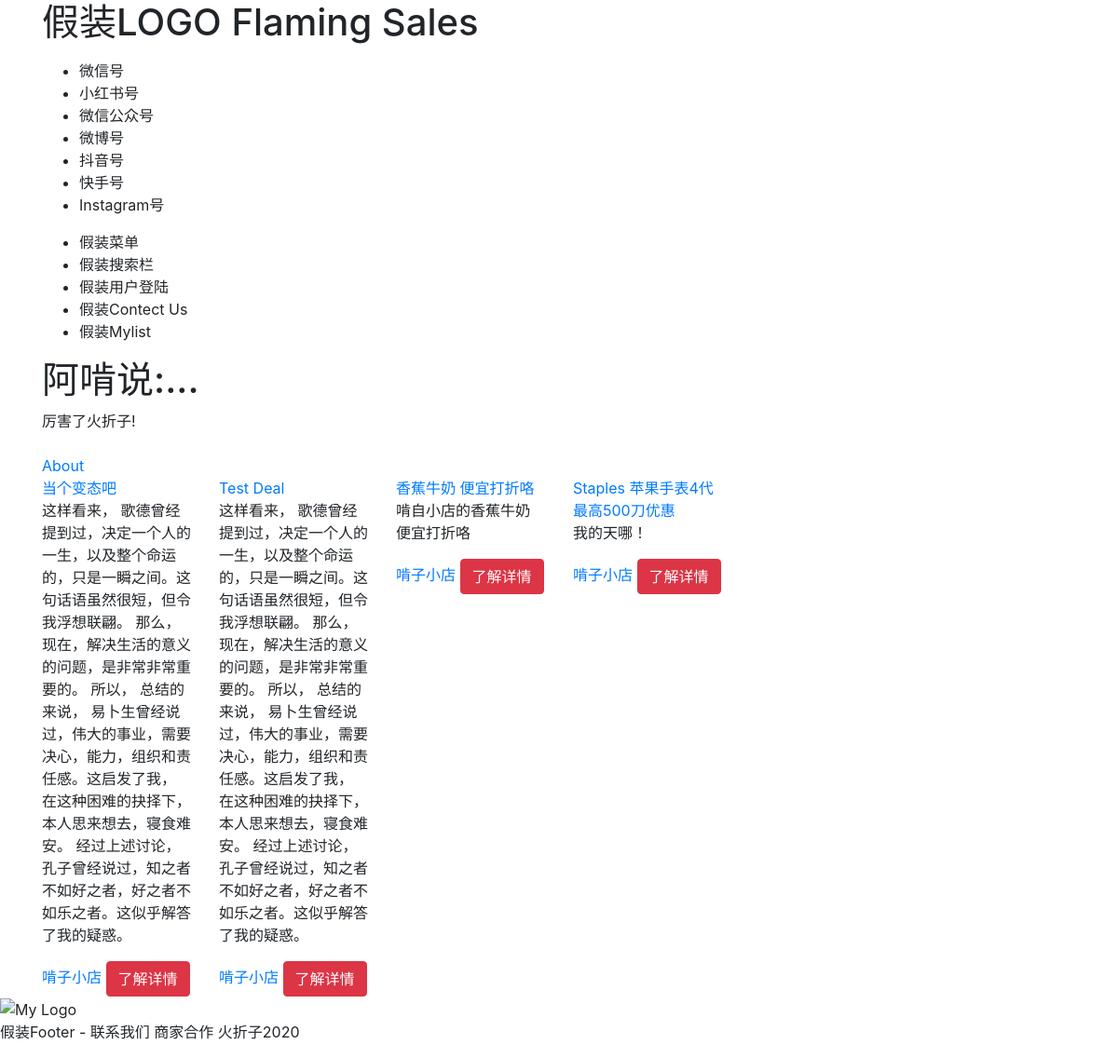
The page / on the database its author committed.
### flame/models.py (models this page shows, shortened)
class Deal(models.Model):
    STATUS = (
        ('draft', "Draft"),
        ('publish', "Publish")
    )
    FEATURE = (
        ('HotDeals', 'Hot Deals'),
        ('HuoOnly', 'Huozhezi Only'),
        ('GoodDeals', 'Good Deals'),
    )
    title = models.CharField(max_length=200)
    slug = models.SlugField(max_length=200)
    tag = models.ManyToManyField(Tag)
    content = models.TextField(max_length=200)
    author = models.ForeignKey(
        User, on_delete=models.CASCADE, related_name='blog_posts')
    created_time = models.DateTimeField(auto_now_add=True)
    updated_time = models.DateTimeField(auto_now=True)
    publish_time = models.DateTimeField(default=timezone.now)
    not_delated = models.BooleanField(default=True)
    is_draft = models.CharField(
        max_length=10, choices=STATUS, default='publish')
    feature = models.CharField(
        max_length=10, choices=FEATURE, default='GoodDeals')
    effective_date = models.DateField()
    expire_date = models.DateField()
    is_active = models.BooleanField(default=True)
    old_price = models.DecimalField(
        max_digits=10, decimal_places=2, blank=True, default=0)
    new_price = models.DecimalField(
        max_digits=10, decimal_places=2, blank=True, default=0)
    store = models.ForeignKey(
        Store, on_delete=models.CASCADE, related_name="store", null=True)
    url = models.URLField(blank=True)
    views = models.IntegerField(default=0)
    class Meta:
        ordering = ('-publish_time',)

class Store(models.Model):
    name = models.CharField(max_length=50)
    views = models.IntegerField(default=0)
    address = models.CharField(max_length=100, blank=True)
    websites = models.URLField(blank=True)
    phone = models.CharField(max_length=10, blank=True)
    wechat = models.CharField(max_length=30, blank=True)
    def __str__(self):
        return self.name

### flame/views.py (the view)
# urls.py: path('',views.index, name = 'index'),
def index(request):
    latest_deal_list = Deal.objects.order_by('-publish_time')[:5]
    template = loader.get_template('index.html')
    context = {'latest_deal_list': latest_deal_list}
    return HttpResponse(template.render(context, request))

### flame/templates/index.html (shortened to what this page needs)
<!DOCTYPE html>
<html>
<head>
  <link rel="stylesheet" href="https://stackpath.bootstrapcdn.com/bootstrap/4.5.0/css/bootstrap.min.css"
>
</head>
<body>
  {% include "header.html" %}
  <section id="header">
    <div class="container">
      <div id="md-12">
        <h1>阿啃说:...</h1>
        <div>
          厉害了火折子! <br />
          <strong>{{ boldmessage }}</strong><br />
        </div>
        <div>
          <a href="/flame/about/">About</a><br />
        </div>
      </div>
    </div>
  </section>
  <section id="trending">
  {% if latest_deal_list %}
  <div class="container">
    <div class="row">
      {% for deal in latest_deal_list %}
      <div class="col-3 col-sm-2">
        <a href="/{{ deal.id }}/"> {{ deal.title }}</a>
        <p>{{ deal.content }}</p>
        <a href="/store/{{ deal.store.id }}/">{{ deal.store }}</a>
        <button type="button" herf="#" class="btn btn-danger"> 了解详情 </button>
      </div>
      {% endfor %}
    </div>
  </div>
  </section>
  {% else %}
  <p>No Deals are available.</p>
  {% endif %}
  <div>
    {% load static %}
    <img src="{% static "flame/huozhezi_icon.png" %}" alt="My Logo">
  </div>
</body>
{% include "footer.html" %}
</html>

### rows shown on the page
Deal: title "当个变态吧", content "这样看来， 歌德曾经提到过，决定一个人的一生，以及整个命运的，只是一瞬之间。这句话语虽然很短，但令我浮想联翩。 那么， 现在，解决生活的意义的问题，是非常非常重要的。 所以， 总结的来说， 易卜生曾经说过，伟大的事业，需要决心，能力，组织和责任感。这启发了我， 在这种困难的抉择下，本人思来想去，寝食难安。 经过上述讨论， 孔子曾经说过，知之者不如好之者，好之者不如乐之者。这似乎解答了我的疑惑。", store "啃子小店"
Deal: title "Test Deal", content "这样看来， 歌德曾经提到过，决定一个人的一生，以及整个命运的，只是一瞬之间。这句话语虽然很短，但令我浮想联翩。 那么， 现在，解决生活的意义的问题，是非常非常重要的。 所以， 总结的来说， 易卜生曾经说过，伟大的事业，需要决心，能力，组织和责任感。这启发了我， 在这种困难的抉择下，本人思来想去，寝食难安。 经过上述讨论， 孔子曾经说过，知之者不如好之者，好之者不如乐之者。这似乎解答了我的疑惑。", store "啃子小店"
Deal: title "香蕉牛奶 便宜打折咯", content "啃自小店的香蕉牛奶 便宜打折咯", store "啃子小店"
Deal: title "Staples 苹果手表4代 最高500刀优惠", content "我的天哪！", store "啃子小店"
